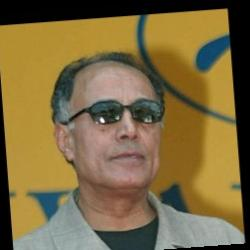
#> input picture archive/lfw-deepfunneled/lfw-deepfunneled/Abbas_Kiarostami/Abbas_Kiarostami_0001.jpg, 250 x 250 px, given as the content of the folder ./archive/lfw-deepfunneled/lfw-deepfunneled/Colin_Powell, which was not available
$ jupyter execute --allow-errors Adaboost_face_classifier.ipynb
#> lines starting #> are read from the running program, lines starting #| are printed output that depends on the picture; pictures that were not available may be replaced by others from this repository, and a replacement may not be noted
[cell 1]
# using PCA as a way of reducing dimension
# use adaboost to train the learning model.

[cell 2]
import pandas as pd
import numpy as np
import os

from time import time
from sklearn.datasets import make_hastie_10_2
from matplotlib import pyplot as plt
from sklearn.model_selection import train_test_split, GridSearchCV
from sklearn.metrics import ConfusionMatrixDisplay, classification_report, roc_curve, auc
from sklearn.svm import SVC, LinearSVC
from sklearn.decomposition import PCA
from sklearn.pipeline import Pipeline
from sklearn.preprocessing import LabelEncoder, StandardScaler
from sklearn.tree import DecisionTreeClassifier
from skimage.feature import hog

[cell 3]
# define the path here
NAMES_PATH = "./archive/lfw_allnames.csv"
IMAGES_PATH = "./archive/lfw-deepfunneled/lfw-deepfunneled"

[cell 4]
df_names = pd.read_csv(NAMES_PATH)
#> (reads archive/lfw_allnames.csv from the repository)
# To get a better performance, here we set a lower bound for the size of the dataset
min_faces_per_person = 80
df_names = df_names.loc[df_names["images"] >= min_faces_per_person, :]
names = list(df_names["name"])
K = len(names)
names

[cell 5]
# data preprocessing procedure
X = []
Y = []
for name in names:
    dir_path = os.path.join(IMAGES_PATH, name)
    list_images_name = os.listdir(dir_path)
    for image_name in list_images_name:
        image_path = os.path.join(dir_path, image_name)
        img_rgb = plt.imread(image_path)
#> img_rgb is the input picture: shape (250, 250, 3); mean R, G, B 125.8, 106.7, 64.8
        X.append(img_rgb)
        Y.append(name)
    print(f"Class: {name}, number of samples: {len(list_images_name)}.")

X = np.asarray(X)
Y = np.asarray(Y)

print(X.shape, Y.shape)
#| (5, 250, 250, 3) (5,)

[cell 6]
# an overview of the pictures
_, indices = np.unique(Y, return_index=True)
columns = 3
rows = (len(indices) // columns) + 1
fig, axs = plt.subplots(frameon=False)
axs.axis('off')

for itr, idx in enumerate(indices):
    # Adds a subplot at the 2nd position
    fig.add_subplot(rows, columns, itr+1)
    plt.axis('off')
    plt.title(Y[idx])
    plt.imshow(X[idx])

plt.show()
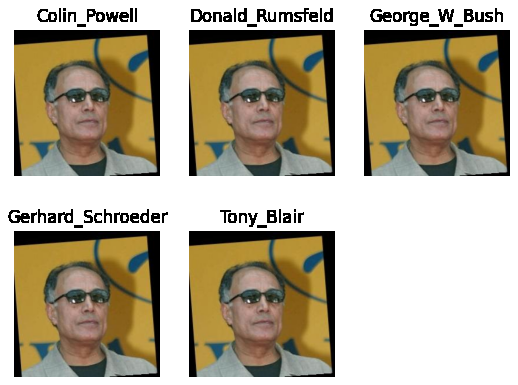
#> figure drawn by matplotlib, 5 panels

[cell 7]
# Extract Features: Colors and HOG(Histogram of Gradient)
def create_features(img, show_hog=False):
    # flatten image
    color_features = img.flatten()
    # convert image to greyscale
    grey_image = np.array(0.299 * img[:, :, 0] + 0.587 * img[:, :, 1] + 0.114 * img[:, :, 2])
    # get HOG features from greyscale image
    hog_features, hog_image = hog(grey_image, visualize=True, block_norm='L2-Hys', pixels_per_cell=(16, 16))
    if show_hog:
        plt.imshow(hog_image, cmap="gray")
    # combine color and hog features into a single array -- our final feature result
    flat_features = np.hstack((color_features, hog_features))
    return flat_features

[cell 8]
feature_matrix = []
for x in X:
    feature_matrix.append(create_features(x))
#> this loop made 5 passes
#> pass 1, in create_features, `grey_image = np.array(0.299 * img[:, :, 0] + 0.587 * img[:, :, 1] + 0...`:
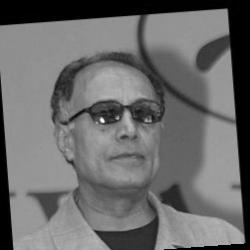
#> grey_image: shape (250, 250) float64; min 0, max 254.5, mean 107.7
#> pass 1, in create_features, `hog_features, hog_image = hog(grey_image, visualize=True, block_norm='..`:
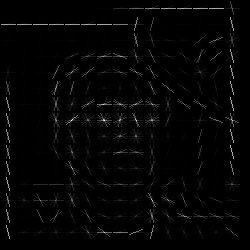
#> hog_image: shape (250, 250) float64; min 0, max 28.11, mean 0.5; drawn with min black and max white

[cell 9]
# get shape of feature matrix
feature_matrix = np.asarray(feature_matrix)
print('Feature matrix shape is: ', feature_matrix.shape)
#| Feature matrix shape is:  (5, 201189)
